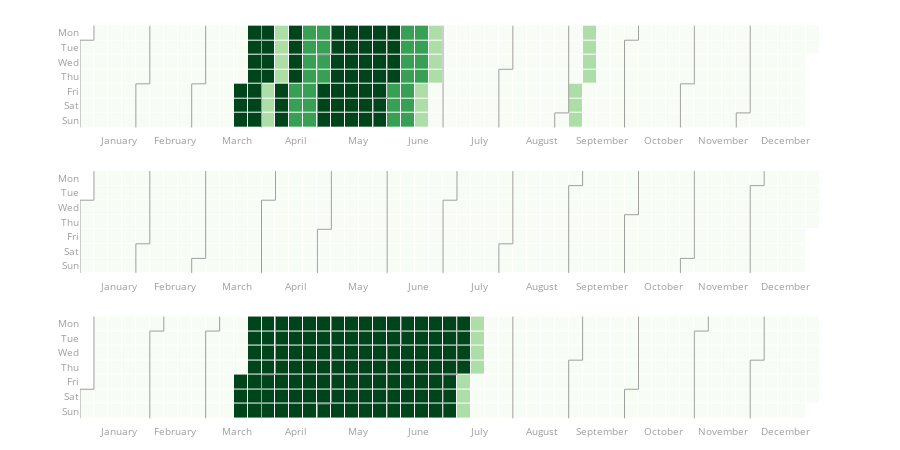

Notebook code for this chart:
### Code cell
dailydata['pollen'] = [0 if risk=='good' else 1 if risk=='baixos' else 2 if risk=='elevados'
                     else 3 for risk in dailydata['pollen_intensity']]
# creating the plot
fig = calplot(
         dailydata,
         x='datetime',
         y='pollen'
)
fig.show()

### Figure 1 — Plotly figure (JSON) as saved in the notebook; plotly's stock layout.template omitted (floating-point values rounded to 4 significant figures; data arrays with more than 128 entries replaced by an {"elided": "..."} marker saying what was removed)
{"data": [{"colorscale": [[0, "rgb(247,252,245)"], [0.125, "rgb(229,245,224)"], [0.25, "rgb(199,233,192)"], [0.375, "rgb(161,217,155)"], [0.5, "rgb(116,196,118)"], [0.625, "rgb(65,171,93)"], [0.75, "rgb(35,139,69)"], [0.875, "rgb(0,109,44)"], [1, "rgb(0,68,27)"]], "customdata": {"elided": "365x2 str values"}, "hovertemplate": "%{customdata[0]} <br>Week=%{x} <br>%{customdata[1]}=%{z}", "name": "2019", "showscale": false, "type": "heatmap", "x": {"elided": "365 int values"}, "xaxis": "x", "xgap": 1, "y": {"elided": "365 int values"}, "yaxis": "y", "ygap": 1, "z": {"elided": "365 int values"}, "zmax": 3, "zmin": 0}, {"hoverinfo": "skip", "line": {"color": "#9e9e9e", "width": 1}, "mode": "lines", "type": "scatter", "x": [-0.5, -0.5], "xaxis": "x", "y": [0.5, 6.5], "yaxis": "y"}, {"hoverinfo": "skip", "line": {"color": "#9e9e9e", "width": 1}, "mode": "lines", "type": "scatter", "x": [-0.5, 0.5], "xaxis": "x", "y": [0.5, 0.5], "yaxis": "y"}, {"hoverinfo": "skip", "line": {"color": "#9e9e9e", "width": 1}, "mode": "lines", "type": "scatter", "x": [0.5, 0.5], "xaxis": "x", "y": [0.5, -0.5], "yaxis": "y"}, {"hoverinfo": "skip", "line": {"color": "#9e9e9e", "width": 1}, "mode": "lines", "type": "scatter", "x": [3.5, 3.5], "xaxis": "x", "y": [3.5, 6.5], "yaxis": "y"}, {"hoverinfo": "skip", "line": {"color": "#9e9e9e", "width": 1}, "mode": "lines", "type": "scatter", "x": [3.5, 4.5], "xaxis": "x", "y": [3.5, 3.5], "yaxis": "y"}, {"hoverinfo": "skip", "line": {"color": "#9e9e9e", "width": 1}, "mode": "lines", "type": "scatter", "x": [4.5, 4.5], "xaxis": "x", "y": [3.5, -0.5], "yaxis": "y"}, {"hoverinfo": "skip", "line": {"color": "#9e9e9e", "width": 1}, "mode": "lines", "type": "scatter", "x": [7.5, 7.5], "xaxis": "x", "y": [3.5, 6.5], "yaxis": "y"}, {"hoverinfo": "skip", "line": {"color": "#9e9e9e", "width": 1}, "mode": "lines", "type": "scatter", "x": [7.5, 8.5], "xaxis": "x", "y": [3.5, 3.5], "yaxis": "y"}, {"hoverinfo": "skip", "line": {"color": "#9e9e9e", "width": 1}, "mode": "lines", "type": "scatter", "x": [8.5, 8.5], "xaxis": "x", "y": [3.5, -0.5], "yaxis": "y"}, {"hoverinfo": "skip", "line": {"color": "#9e9e9e", "width": 1}, "mode": "lines", "type": "scatter", "x": [12.5, 12.5], "xaxis": "x", "y": [-0.5, 6.5], "yaxis": "y"}, {"hoverinfo": "skip", "line": {"color": "#9e9e9e", "width": 1}, "mode": "lines", "type": "scatter", "x": [16.5, 16.5], "xaxis": "x", "y": [1.5, 6.5], "yaxis": "y"}, {"hoverinfo": "skip", "line": {"color": "#9e9e9e", "width": 1}, "mode": "lines", "type": "scatter", "x": [16.5, 17.5], "xaxis": "x", "y": [1.5, 1.5], "yaxis": "y"}, {"hoverinfo": "skip", "line": {"color": "#9e9e9e", "width": 1}, "mode": "lines", "type": "scatter", "x": [17.5, 17.5], "xaxis": "x", "y": [1.5, -0.5], "yaxis": "y"}, {"hoverinfo": "skip", "line": {"color": "#9e9e9e", "width": 1}, "mode": "lines", "type": "scatter", "x": [20.5, 20.5], "xaxis": "x", "y": [4.5, 6.5], "yaxis": "y"}, {"hoverinfo": "skip", "line": {"color": "#9e9e9e", "width": 1}, "mode": "lines", "type": "scatter", "x": [20.5, 21.5], "xaxis": "x", "y": [4.5, 4.5], "yaxis": "y"}, {"hoverinfo": "skip", "line": {"color": "#9e9e9e", "width": 1}, "mode": "lines", "type": "scatter", "x": [21.5, 21.5], "xaxis": "x", "y": [4.5, -0.5], "yaxis": "y"}, {"hoverinfo": "skip", "line": {"color": "#9e9e9e", "width": 1}, "mode": "lines", "type": "scatter", "x": [25.5, 25.5], "xaxis": "x", "y": [-0.5, 6.5], "yaxis": "y"}, {"hoverinfo": "skip", "line": {"color": "#9e9e9e", "width": 1}, "mode": "lines", "type": "scatter", "x": [29.5, 29.5], "xaxis": "x", "y": [2.5, 6.5], "yaxis": "y"}, {"hoverinfo": "skip", "line": {"color": "#9e9e9e", "width": 1}, "mode": "lines", "type": "scatter", "x": [29.5, 30.5], "xaxis": "x", "y": [2.5, 2.5], "yaxis": "y"}, {"hoverinfo": "skip", "line": {"color": "#9e9e9e", "width": 1}, "mode": "lines", "type": "scatter", "x": [30.5, 30.5], "xaxis": "x", "y": [2.5, -0.5], "yaxis": "y"}, {"hoverinfo": "skip", "line": {"color": "#9e9e9e", "width": 1}, "mode": "lines", "type": "scatter", "x": [33.5, 33.5], "xaxis": "x", "y": [5.5, 6.5], "yaxis": "y"}, {"hoverinfo": "skip", "line": {"color": "#9e9e9e", "width": 1}, "mode": "lines", "type": "scatter", "x": [33.5, 34.5], "xaxis": "x", "y": [5.5, 5.5], "yaxis": "y"}, {"hoverinfo": "skip", "line": {"color": "#9e9e9e", "width": 1}, "mode": "lines", "type": "scatter", "x": [34.5, 34.5], "xaxis": "x", "y": [5.5, -0.5], "yaxis": "y"}, {"hoverinfo": "skip", "line": {"color": "#9e9e9e", "width": 1}, "mode": "lines", "type": "scatter", "x": [38.5, 38.5], "xaxis": "x", "y": [0.5, 6.5], "yaxis": "y"}, {"hoverinfo": "skip", "line": {"color": "#9e9e9e", "width": 1}, "mode": "lines", "type": "scatter", "x": [38.5, 39.5], "xaxis": "x", "y": [0.5, 0.5], "yaxis": "y"}, {"hoverinfo": "skip", "line": {"color": "#9e9e9e", "width": 1}, "mode": "lines", "type": "scatter", "x": [39.5, 39.5], "xaxis": "x", "y": [0.5, -0.5], "yaxis": "y"}, {"hoverinfo": "skip", "line": {"color": "#9e9e9e", "width": 1}, "mode": "lines", "type": "scatter", "x": [42.5, 42.5], "xaxis": "x", "y": [3.5, 6.5], "yaxis": "y"}, {"hoverinfo": "skip", "line": {"color": "#9e9e9e", "width": 1}, "mode": "lines", "type": "scatter", "x": [42.5, 43.5], "xaxis": "x", "y": [3.5, 3.5], "yaxis": "y"}, {"hoverinfo": "skip", "line": {"color": "#9e9e9e", "width": 1}, "mode": "lines", "type": "scatter", "x": [43.5, 43.5], "xaxis": "x", "y": [3.5, -0.5], "yaxis": "y"}, {"hoverinfo": "skip", "line": {"color": "#9e9e9e", "width": 1}, "mode": "lines", "type": "scatter", "x": [46.5, 46.5], "xaxis": "x", "y": [5.5, 6.5], "yaxis": "y"}, {"hoverinfo": "skip", "line": {"color": "#9e9e9e", "width": 1}, "mode": "lines", "type": "scatter", "x": [46.5, 47.5], "xaxis": "x", "y": [5.5, 5.5], "yaxis": "y"}, {"hoverinfo": "skip", "line": {"color": "#9e9e9e", "width": 1}, "mode": "lines", "type": "scatter", "x": [47.5, 47.5], "xaxis": "x", "y": [5.5, -0.5], "yaxis": "y"}, {"colorscale": [[0, "rgb(247,252,245)"], [0.125, "rgb(229,245,224)"], [0.25, "rgb(199,233,192)"], [0.375, "rgb(161,217,155)"], [0.5, "rgb(116,196,118)"], [0.625, "rgb(65,171,93)"], [0.75, "rgb(35,139,69)"], [0.875, "rgb(0,109,44)"], [1, "rgb(0,68,27)"]], "customdata": {"elided": "366x2 str values"}, "hovertemplate": "%{customdata[0]} <br>Week=%{x} <br>%{customdata[1]}=%{z}", "name": "2020", "showscale": false, "type": "heatmap", "x": {"elided": "366 int values"}, "xaxis": "x2", "xgap": 1, "y": {"elided": "366 int values"}, "yaxis": "y2", "ygap": 1, "z": {"elided": "366 int values"}, "zmax": 3, "zmin": 0}, {"hoverinfo": "skip", "line": {"color": "#9e9e9e", "width": 1}, "mode": "lines", "type": "scatter", "x": [-0.5, -0.5], "xaxis": "x2", "y": [1.5, 6.5], "yaxis": "y2"}, {"hoverinfo": "skip", "line": {"color": "#9e9e9e", "width": 1}, "mode": "lines", "type": "scatter", "x": [-0.5, 0.5], "xaxis": "x2", "y": [1.5, 1.5], "yaxis": "y2"}, {"hoverinfo": "skip", "line": {"color": "#9e9e9e", "width": 1}, "mode": "lines", "type": "scatter", "x": [0.5, 0.5], "xaxis": "x2", "y": [1.5, -0.5], "yaxis": "y2"}, {"hoverinfo": "skip", "line": {"color": "#9e9e9e", "width": 1}, "mode": "lines", "type": "scatter", "x": [3.5, 3.5], "xaxis": "x2", "y": [4.5, 6.5], "yaxis": "y2"}, {"hoverinfo": "skip", "line": {"color": "#9e9e9e", "width": 1}, "mode": "lines", "type": "scatter", "x": [3.5, 4.5], "xaxis": "x2", "y": [4.5, 4.5], "yaxis": "y2"}, {"hoverinfo": "skip", "line": {"color": "#9e9e9e", "width": 1}, "mode": "lines", "type": "scatter", "x": [4.5, 4.5], "xaxis": "x2", "y": [4.5, -0.5], "yaxis": "y2"}, {"hoverinfo": "skip", "line": {"color": "#9e9e9e", "width": 1}, "mode": "lines", "type": "scatter", "x": [7.5, 7.5], "xaxis": "x2", "y": [5.5, 6.5], "yaxis": "y2"}, {"hoverinfo": "skip", "line": {"color": "#9e9e9e", "width": 1}, "mode": "lines", "type": "scatter", "x": [7.5, 8.5], "xaxis": "x2", "y": [5.5, 5.5], "yaxis": "y2"}, {"hoverinfo": "skip", "line": {"color": "#9e9e9e", "width": 1}, "mode": "lines", "type": "scatter", "x": [8.5, 8.5], "xaxis": "x2", "y": [5.5, -0.5], "yaxis": "y2"}, {"hoverinfo": "skip", "line": {"color": "#9e9e9e", "width": 1}, "mode": "lines", "type": "scatter", "x": [12.5, 12.5], "xaxis": "x2", "y": [1.5, 6.5], "yaxis": "y2"}, {"hoverinfo": "skip", "line": {"color": "#9e9e9e", "width": 1}, "mode": "lines", "type": "scatter", "x": [12.5, 13.5], "xaxis": "x2", "y": [1.5, 1.5], "yaxis": "y2"}, {"hoverinfo": "skip", "line": {"color": "#9e9e9e", "width": 1}, "mode": "lines", "type": "scatter", "x": [13.5, 13.5], "xaxis": "x2", "y": [1.5, -0.5], "yaxis": "y2"}, {"hoverinfo": "skip", "line": {"color": "#9e9e9e", "width": 1}, "mode": "lines", "type": "scatter", "x": [16.5, 16.5], "xaxis": "x2", "y": [3.5, 6.5], "yaxis": "y2"}, {"hoverinfo": "skip", "line": {"color": "#9e9e9e", "width": 1}, "mode": "lines", "type": "scatter", "x": [16.5, 17.5], "xaxis": "x2", "y": [3.5, 3.5], "yaxis": "y2"}, {"hoverinfo": "skip", "line": {"color": "#9e9e9e", "width": 1}, "mode": "lines", "type": "scatter", "x": [17.5, 17.5], "xaxis": "x2", "y": [3.5, -0.5], "yaxis": "y2"}, {"hoverinfo": "skip", "line": {"color": "#9e9e9e", "width": 1}, "mode": "lines", "type": "scatter", "x": [21.5, 21.5], "xaxis": "x2", "y": [-0.5, 6.5], "yaxis": "y2"}, {"hoverinfo": "skip", "line": {"color": "#9e9e9e", "width": 1}, "mode": "lines", "type": "scatter", "x": [25.5, 25.5], "xaxis": "x2", "y": [1.5, 6.5], "yaxis": "y2"}, {"hoverinfo": "skip", "line": {"color": "#9e9e9e", "width": 1}, "mode": "lines", "type": "scatter", "x": [25.5, 26.5], "xaxis": "x2", "y": [1.5, 1.5], "yaxis": "y2"}, {"hoverinfo": "skip", "line": {"color": "#9e9e9e", "width": 1}, "mode": "lines", "type": "scatter", "x": [26.5, 26.5], "xaxis": "x2", "y": [1.5, -0.5], "yaxis": "y2"}, {"hoverinfo": "skip", "line": {"color": "#9e9e9e", "width": 1}, "mode": "lines", "type": "scatter", "x": [29.5, 29.5], "xaxis": "x2", "y": [4.5, 6.5], "yaxis": "y2"}, {"hoverinfo": "skip", "line": {"color": "#9e9e9e", "width": 1}, "mode": "lines", "type": "scatter", "x": [29.5, 30.5], "xaxis": "x2", "y": [4.5, 4.5], "yaxis": "y2"}, {"hoverinfo": "skip", "line": {"color": "#9e9e9e", "width": 1}, "mode": "lines", "type": "scatter", "x": [30.5, 30.5], "xaxis": "x2", "y": [4.5, -0.5], "yaxis": "y2"}, {"hoverinfo": "skip", "line": {"color": "#9e9e9e", "width": 1}, "mode": "lines", "type": "scatter", "x": [34.5, 34.5], "xaxis": "x2", "y": [0.5, 6.5], "yaxis": "y2"}, {"hoverinfo": "skip", "line": {"color": "#9e9e9e", "width": 1}, "mode": "lines", "type": "scatter", "x": [34.5, 35.5], "xaxis": "x2", "y": [0.5, 0.5], "yaxis": "y2"}, {"hoverinfo": "skip", "line": {"color": "#9e9e9e", "width": 1}, "mode": "lines", "type": "scatter", "x": [35.5, 35.5], "xaxis": "x2", "y": [0.5, -0.5], "yaxis": "y2"}, {"hoverinfo": "skip", "line": {"color": "#9e9e9e", "width": 1}, "mode": "lines", "type": "scatter", "x": [38.5, 38.5], "xaxis": "x2", "y": [2.5, 6.5], "yaxis": "y2"}, {"hoverinfo": "skip", "line": {"color": "#9e9e9e", "width": 1}, "mode": "lines", "type": "scatter", "x": [38.5, 39.5], "xaxis": "x2", "y": [2.5, 2.5], "yaxis": "y2"}, {"hoverinfo": "skip", "line": {"color": "#9e9e9e", "width": 1}, "mode": "lines", "type": "scatter", "x": [39.5, 39.5], "xaxis": "x2", "y": [2.5, -0.5], "yaxis": "y2"}, {"hoverinfo": "skip", "line": {"color": "#9e9e9e", "width": 1}, "mode": "lines", "type": "scatter", "x": [42.5, 42.5], "xaxis": "x2", "y": [5.5, 6.5], "yaxis": "y2"}, {"hoverinfo": "skip", "line": {"color": "#9e9e9e", "width": 1}, "mode": "lines", "type": "scatter", "x": [42.5, 43.5], "xaxis": "x2", "y": [5.5, 5.5], "yaxis": "y2"}, {"hoverinfo": "skip", "line": {"color": "#9e9e9e", "width": 1}, "mode": "lines", "type": "scatter", "x": [43.5, 43.5], "xaxis": "x2", "y": [5.5, -0.5], "yaxis": "y2"}, {"hoverinfo": "skip", "line": {"color": "#9e9e9e", "width": 1}, "mode": "lines", "type": "scatter", "x": [47.5, 47.5], "xaxis": "x2", "y": [0.5, 6.5], "yaxis": "y2"}, {"hoverinfo": "skip", "line": {"color": "#9e9e9e", "width": 1}, "mode": "lines", "type": "scatter", "x": [47.5, 48.5], "xaxis": "x2", "y": [0.5, 0.5], "yaxis": "y2"}, {"hoverinfo": "skip", "line": {"color": "#9e9e9e", "width": 1}, "mode": "lines", "type": "scatter", "x": [48.5, 48.5], "xaxis": "x2", "y": [0.5, -0.5], "yaxis": "y2"}, {"colorscale": [[0, "rgb(247,252,245)"], [0.125, "rgb(229,245,224)"], [0.25, "rgb(199,233,192)"], [0.375, "rgb(161,217,155)"], [0.5, "rgb(116,196,118)"], [0.625, "rgb(65,171,93)"], [0.75, "rgb(35,139,69)"], [0.875, "rgb(0,109,44)"], [1, "rgb(0,68,27)"]], "customdata": {"elided": "365x2 str values"}, "hovertemplate": "%{customdata[0]} <br>Week=%{x} <br>%{customdata[1]}=%{z}", "name": "2022", "showscale": false, "type": "heatmap", "x": {"elided": "365 int values"}, "xaxis": "x3", "xgap": 1, "y": {"elided": "365 int values"}, "yaxis": "y3", "ygap": 1, "z": {"elided": "365 int values"}, "zmax": 3, "zmin": 0}, {"hoverinfo": "skip", "line": {"color": "#9e9e9e", "width": 1}, "mode": "lines", "type": "scatter", "x": [-0.5, -0.5], "xaxis": "x3", "y": [4.5, 6.5], "yaxis": "y3"}, {"hoverinfo": "skip", "line": {"color": "#9e9e9e", "width": 1}, "mode": "lines", "type": "scatter", "x": [-0.5, 0.5], "xaxis": "x3", "y": [4.5, 4.5], "yaxis": "y3"}, {"hoverinfo": "skip", "line": {"color": "#9e9e9e", "width": 1}, "mode": "lines", "type": "scatter", "x": [0.5, 0.5], "xaxis": "x3", "y": [4.5, -0.5], "yaxis": "y3"}, {"hoverinfo": "skip", "line": {"color": "#9e9e9e", "width": 1}, "mode": "lines", "type": "scatter", "x": [4.5, 4.5], "xaxis": "x3", "y": [0.5, 6.5], "yaxis": "y3"}, {"hoverinfo": "skip", "line": {"color": "#9e9e9e", "width": 1}, "mode": "lines", "type": "scatter", "x": [4.5, 5.5], "xaxis": "x3", "y": [0.5, 0.5], "yaxis": "y3"}, {"hoverinfo": "skip", "line": {"color": "#9e9e9e", "width": 1}, "mode": "lines", "type": "scatter", "x": [5.5, 5.5], "xaxis": "x3", "y": [0.5, -0.5], "yaxis": "y3"}, {"hoverinfo": "skip", "line": {"color": "#9e9e9e", "width": 1}, "mode": "lines", "type": "scatter", "x": [8.5, 8.5], "xaxis": "x3", "y": [0.5, 6.5], "yaxis": "y3"}, {"hoverinfo": "skip", "line": {"color": "#9e9e9e", "width": 1}, "mode": "lines", "type": "scatter", "x": [8.5, 9.5], "xaxis": "x3", "y": [0.5, 0.5], "yaxis": "y3"}, {"hoverinfo": "skip", "line": {"color": "#9e9e9e", "width": 1}, "mode": "lines", "type": "scatter", "x": [9.5, 9.5], "xaxis": "x3", "y": [0.5, -0.5], "yaxis": "y3"}, {"hoverinfo": "skip", "line": {"color": "#9e9e9e", "width": 1}, "mode": "lines", "type": "scatter", "x": [12.5, 12.5], "xaxis": "x3", "y": [3.5, 6.5], "yaxis": "y3"}, {"hoverinfo": "skip", "line": {"color": "#9e9e9e", "width": 1}, "mode": "lines", "type": "scatter", "x": [12.5, 13.5], "xaxis": "x3", "y": [3.5, 3.5], "yaxis": "y3"}, {"hoverinfo": "skip", "line": {"color": "#9e9e9e", "width": 1}, "mode": "lines", "type": "scatter", "x": [13.5, 13.5], "xaxis": "x3", "y": [3.5, -0.5], "yaxis": "y3"}, {"hoverinfo": "skip", "line": {"color": "#9e9e9e", "width": 1}, "mode": "lines", "type": "scatter", "x": [16.5, 16.5], "xaxis": "x3", "y": [5.5, 6.5], "yaxis": "y3"}, {"hoverinfo": "skip", "line": {"color": "#9e9e9e", "width": 1}, "mode": "lines", "type": "scatter", "x": [16.5, 17.5], "xaxis": "x3", "y": [5.5, 5.5], "yaxis": "y3"}, {"hoverinfo": "skip", "line": {"color": "#9e9e9e", "width": 1}, "mode": "lines", "type": "scatter", "x": [17.5, 17.5], "xaxis": "x3", "y": [5.5, -0.5], "yaxis": "y3"}, {"hoverinfo": "skip", "line": {"color": "#9e9e9e", "width": 1}, "mode": "lines", "type": "scatter", "x": [21.5, 21.5], "xaxis": "x3", "y": [1.5, 6.5], "yaxis": "y3"}, {"hoverinfo": "skip", "line": {"color": "#9e9e9e", "width": 1}, "mode": "lines", "type": "scatter", "x": [21.5, 22.5], "xaxis": "x3", "y": [1.5, 1.5], "yaxis": "y3"}, {"hoverinfo": "skip", "line": {"color": "#9e9e9e", "width": 1}, "mode": "lines", "type": "scatter", "x": [22.5, 22.5], "xaxis": "x3", "y": [1.5, -0.5], "yaxis": "y3"}, {"hoverinfo": "skip", "line": {"color": "#9e9e9e", "width": 1}, "mode": "lines", "type": "scatter", "x": [25.5, 25.5], "xaxis": "x3", "y": [3.5, 6.5], "yaxis": "y3"}, {"hoverinfo": "skip", "line": {"color": "#9e9e9e", "width": 1}, "mode": "lines", "type": "scatter", "x": [25.5, 26.5], "xaxis": "x3", "y": [3.5, 3.5], "yaxis": "y3"}, {"hoverinfo": "skip", "line": {"color": "#9e9e9e", "width": 1}, "mode": "lines", "type": "scatter", "x": [26.5, 26.5], "xaxis": "x3", "y": [3.5, -0.5], "yaxis": "y3"}, {"hoverinfo": "skip", "line": {"color": "#9e9e9e", "width": 1}, "mode": "lines", "type": "scatter", "x": [30.5, 30.5], "xaxis": "x3", "y": [-0.5, 6.5], "yaxis": "y3"}, {"hoverinfo": "skip", "line": {"color": "#9e9e9e", "width": 1}, "mode": "lines", "type": "scatter", "x": [34.5, 34.5], "xaxis": "x3", "y": [2.5, 6.5], "yaxis": "y3"}, {"hoverinfo": "skip", "line": {"color": "#9e9e9e", "width": 1}, "mode": "lines", "type": "scatter", "x": [34.5, 35.5], "xaxis": "x3", "y": [2.5, 2.5], "yaxis": "y3"}, {"hoverinfo": "skip", "line": {"color": "#9e9e9e", "width": 1}, "mode": "lines", "type": "scatter", "x": [35.5, 35.5], "xaxis": "x3", "y": [2.5, -0.5], "yaxis": "y3"}, {"hoverinfo": "skip", "line": {"color": "#9e9e9e", "width": 1}, "mode": "lines", "type": "scatter", "x": [38.5, 38.5], "xaxis": "x3", "y": [4.5, 6.5], "yaxis": "y3"}, {"hoverinfo": "skip", "line": {"color": "#9e9e9e", "width": 1}, "mode": "lines", "type": "scatter", "x": [38.5, 39.5], "xaxis": "x3", "y": [4.5, 4.5], "yaxis": "y3"}, {"hoverinfo": "skip", "line": {"color": "#9e9e9e", "width": 1}, "mode": "lines", "type": "scatter", "x": [39.5, 39.5], "xaxis": "x3", "y": [4.5, -0.5], "yaxis": "y3"}, {"hoverinfo": "skip", "line": {"color": "#9e9e9e", "width": 1}, "mode": "lines", "type": "scatter", "x": [43.5, 43.5], "xaxis": "x3", "y": [0.5, 6.5], "yaxis": "y3"}, {"hoverinfo": "skip", "line": {"color": "#9e9e9e", "width": 1}, "mode": "lines", "type": "scatter", "x": [43.5, 44.5], "xaxis": "x3", "y": [0.5, 0.5], "yaxis": "y3"}, {"hoverinfo": "skip", "line": {"color": "#9e9e9e", "width": 1}, "mode": "lines", "type": "scatter", "x": [44.5, 44.5], "xaxis": "x3", "y": [0.5, -0.5], "yaxis": "y3"}, {"hoverinfo": "skip", "line": {"color": "#9e9e9e", "width": 1}, "mode": "lines", "type": "scatter", "x": [47.5, 47.5], "xaxis": "x3", "y": [2.5, 6.5], "yaxis": "y3"}, {"hoverinfo": "skip", "line": {"color": "#9e9e9e", "width": 1}, "mode": "lines", "type": "scatter", "x": [47.5, 48.5], "xaxis": "x3", "y": [2.5, 2.5], "yaxis": "y3"}, {"hoverinfo": "skip", "line": {"color": "#9e9e9e", "width": 1}, "mode": "lines", "type": "scatter", "x": [48.5, 48.5], "xaxis": "x3", "y": [2.5, -0.5], "yaxis": "y3"}], "layout": {"font": {"color": "#9e9e9e", "size": 10}, "height": 450, "margin": {"b": 20, "t": 20}, "plot_bgcolor": "#fff", "showlegend": false, "title": {"text": ""}, "xaxis": {"anchor": "y", "domain": [0, 1], "showgrid": false, "showline": false, "tickmode": "array", "ticktext": ["January", "February", "March", "April", "May", "June", "July", "August", "September", "October", "November", "December"], "tickvals": [2.286, 6.286, 10.71, 15, 19.43, 23.71, 28.14, 32.57, 36.86, 41.29, 45.57, 50], "zeroline": false}, "xaxis2": {"anchor": "y2", "domain": [0, 1], "showgrid": false, "showline": false, "tickmode": "array", "ticktext": ["January", "February", "March", "April", "May", "June", "July", "August", "September", "October", "November", "December"], "tickvals": [2.286, 6.286, 10.71, 15, 19.43, 23.71, 28.14, 32.57, 36.86, 41.29, 45.57, 50], "zeroline": false}, "xaxis3": {"anchor": "y3", "domain": [0, 1], "showgrid": false, "showline": false, "tickmode": "array", "ticktext": ["January", "February", "March", "April", "May", "June", "July", "August", "September", "October", "November", "December"], "tickvals": [2.286, 6.286, 10.71, 15, 19.43, 23.71, 28.14, 32.57, 36.86, 41.29, 45.57, 50], "zeroline": false}, "yaxis": {"anchor": "x", "autorange": "reversed", "domain": [0.72, 1], "showgrid": false, "showline": false, "tickmode": "array", "ticktext": ["Mon", "Tue", "Wed", "Thu", "Fri", "Sat", "Sun"], "tickvals": [0, 1, 2, 3, 4, 5, 6], "zeroline": false}, "yaxis2": {"anchor": "x2", "autorange": "reversed", "domain": [0.36, 0.64], "showgrid": false, "showline": false, "tickmode": "array", "ticktext": ["Mon", "Tue", "Wed", "Thu", "Fri", "Sat", "Sun"], "tickvals": [0, 1, 2, 3, 4, 5, 6], "zeroline": false}, "yaxis3": {"anchor": "x3", "autorange": "reversed", "domain": [0, 0.28], "showgrid": false, "showline": false, "tickmode": "array", "ticktext": ["Mon", "Tue", "Wed", "Thu", "Fri", "Sat", "Sun"], "tickvals": [0, 1, 2, 3, 4, 5, 6], "zeroline": false}}}
